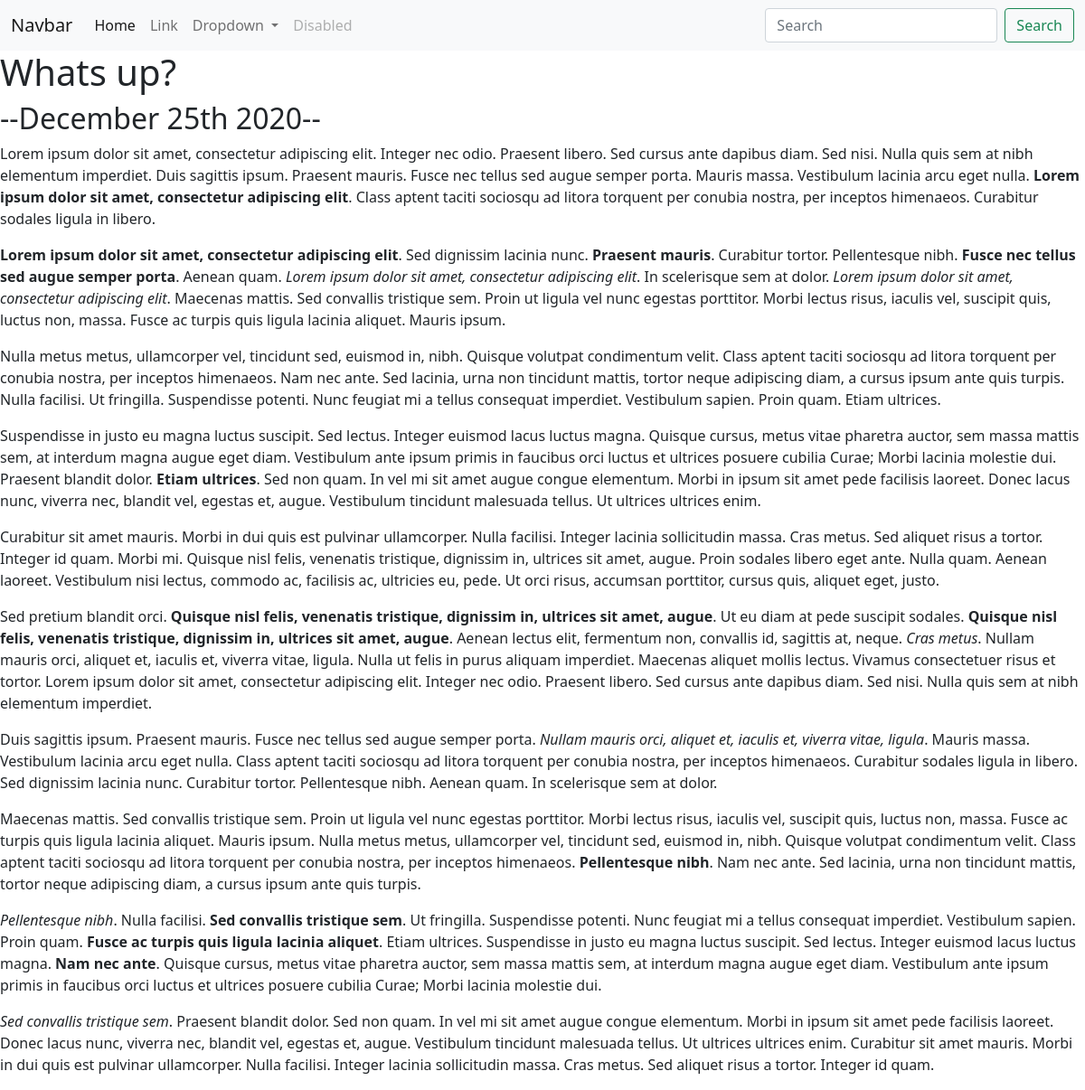
Page /blog/3/ on the committed database.
### blog/models.py (models this page shows, shortened)
class Blog(models.Model):
	title = models.CharField(max_length=100)
	description = models.TextField()
	date = models.DateField()

### blog/views.py (the view)
# urls.py: path('<int:blog_id>/', views.detail , name = 'detail')
def detail(request, blog_id):
	blog = get_object_or_404(Blog, pk=blog_id)
	return render(request, 'blog/detail.html',{'blog':blog})

### blog/templates/blog/detail.html
{% extends 'portfolio/base.html' %}
{% block content %}
<h1>{{ blog.title }}</h1>
<h2>--{{blog.date|date:'F jS Y' }}--</h2>
{{blog.description|safe}}
{% endblock %}

### rows in the picture
Blog: title "Whats up?", date "December 25th 2020", description "Lorem ipsum dolor sit amet, consectetur adipiscing elit. Integer nec odio. Praesent libero. Sed cursus ante dapibus diam. Sed nisi. Nulla quis sem at nibh elementum imperdiet. Duis sagittis ipsum. Praesent mauris. Fusce nec tellus sed augue semper porta. Mauris massa. Vestibulum lacinia arcu eget nulla. Lorem ipsum dolor sit amet, consectetur adipiscing elit . Class aptent taciti sociosqu ad litora torquent per conubia nostra, per inceptos himenaeos. Curabitur sodales ligula in libero. Lorem ipsum dolor sit amet, consectetur adipiscing elit . Sed dignissim lacinia nunc. Praesent mauris . Curabitur tortor. Pellentesque nibh. Fusce nec tellus sed augue semper porta . Aenean quam. Lorem ipsum…"
